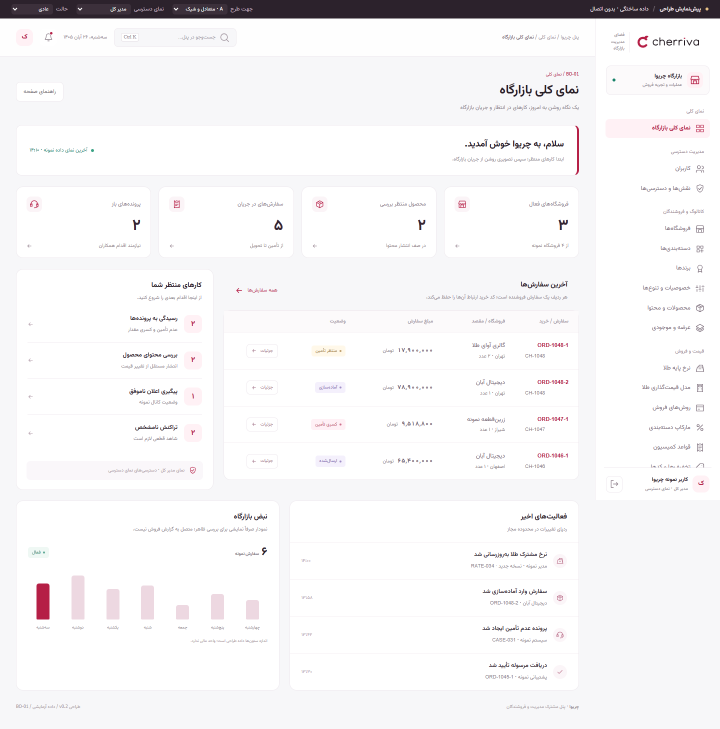
#> input picture docs/review-packages/cherriva-2026-11-17-v1-1/02-backoffice/output/playwright/bo-01-dashboard-a.png, 1440 x 1457 px (shown at 1/2 size); its folder holds 4 pictures in this run
$ python make-comparisons.py
#> lines starting #> are read from the running program, lines starting #| are printed output that depends on the picture
from pathlib import Path
from PIL import Image, ImageDraw, ImageFont

root=Path(__file__).resolve().parent / 'playwright'
font=ImageFont.truetype('C:/Windows/Fonts/arial.ttf',22)
small=ImageFont.truetype('C:/Windows/Fonts/arial.ttf',14)
for name,source in [('dashboard','bo-01-dashboard'),('login','login')]:
    images=[Image.open(root/f'{source}-{theme}.png').convert('RGB') for theme in 'abc']
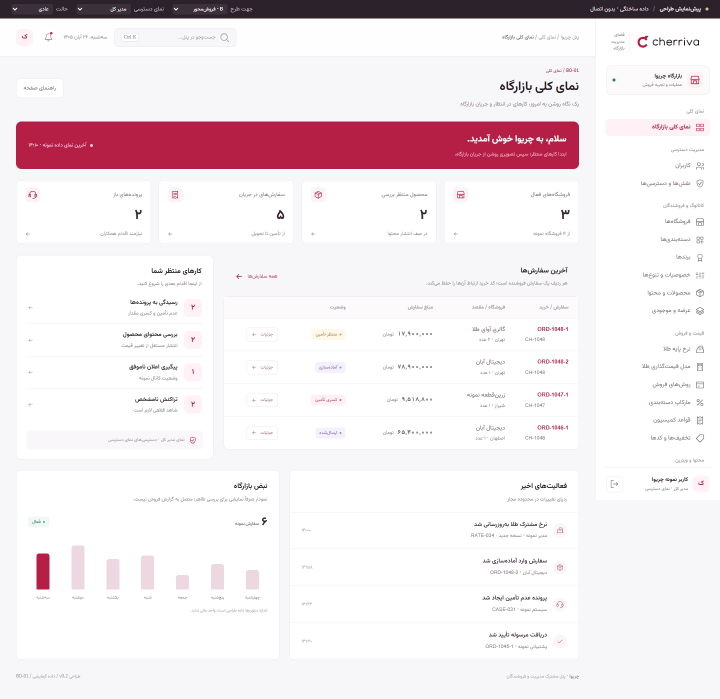
#> input picture docs/review-packages/cherriva-2026-11-17-v1-1/02-backoffice/output/playwright/bo-01-dashboard-b.png, 1440 x 1397 px (shown at 1/2 size)
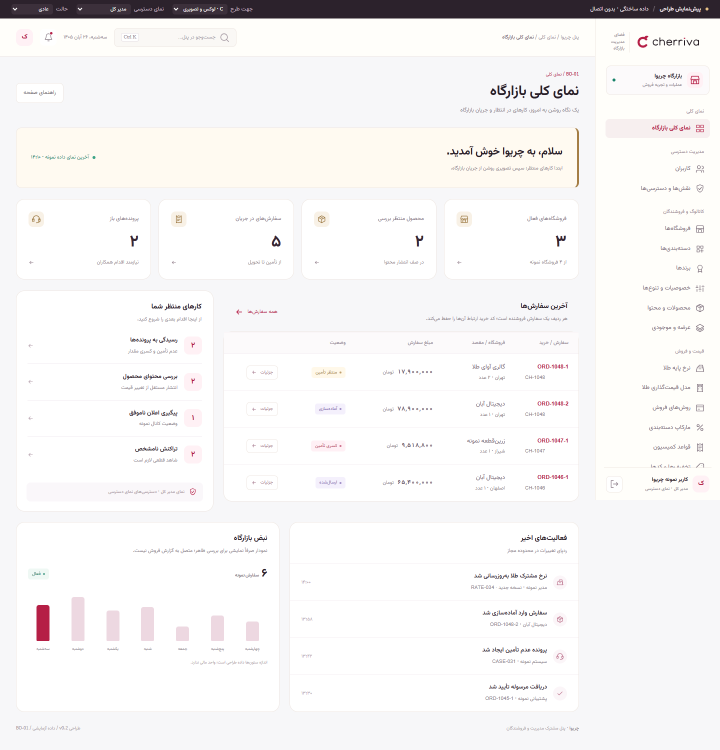
#> input picture docs/review-packages/cherriva-2026-11-17-v1-1/02-backoffice/output/playwright/bo-01-dashboard-c.png, 1440 x 1500 px (shown at 1/2 size)
#> images = 3 items
    thumb_w=480
    heights=[round(img.height*thumb_w/img.width) for img in images]
#> heights = [486, 466, 500]
    canvas=Image.new('RGB',(1504,max(heights)+96),'#f5f2f4')
    draw=ImageDraw.Draw(canvas)
    for i,(image,height,label) in enumerate(zip(images,heights,['A / Balanced','B / Sales-focused','C / Luxury'])):
        x=16+i*496
        draw.rounded_rectangle((x,16,x+480,72),radius=9,fill='white')
        draw.text((x+16,27),label,font=font,fill='#7c1937')
        draw.text((x+16,53),'Cherriva / Backoffice design v0.1',font=small,fill='#8a7180')
        canvas.paste(image.resize((thumb_w,height),Image.Resampling.LANCZOS),(x,80))
#> this loop made 3 passes
#> (height, label, x) on passes 1 to 3: (486, 'A / Balanced', 16), (466, 'B / Sales-focused', 512), (500, 'C / Luxury', 1008)
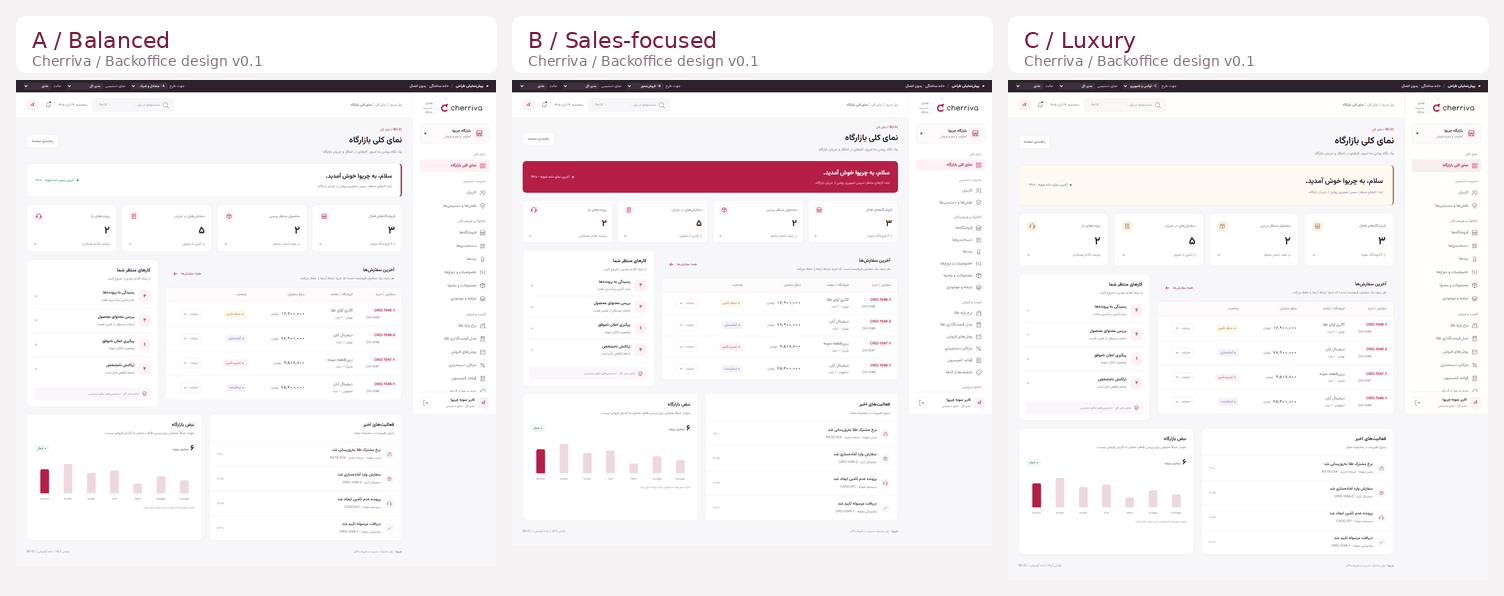
#> canvas: PIL image 1504x596 RGB; mean R, G, B 244.5, 241, 242.5
#> (the run stopped early here; a loop or call above may not have finished)
